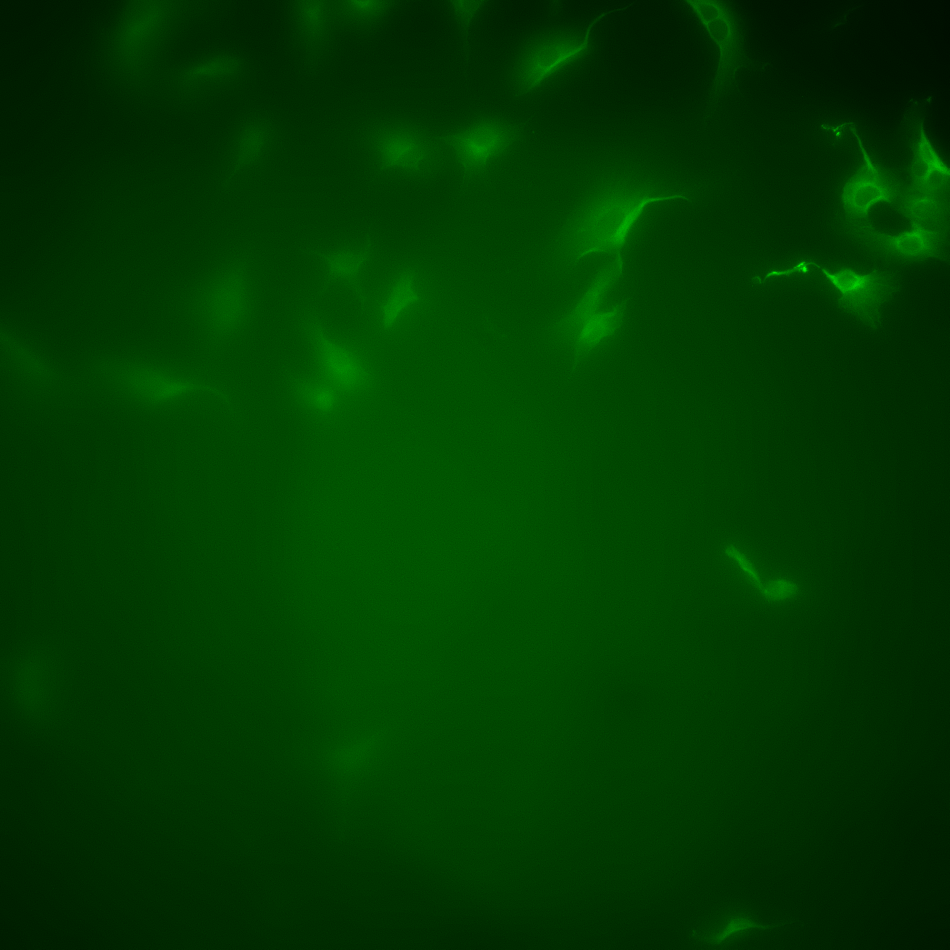
#> input picture last_composite_img.tiff, 1899 x 1899 px (shown at 1/2 size); its folder holds only this picture in this run
$ python -i image_stitcher.py   (imports and definitions only)
#> lines starting #> are read from the running program, lines starting #| are printed output that depends on the picture; after the words box and inside, x2 and y2 are one past the last pixel; in counts of white or black regions, pixels touching at a corner belong together
#> further down, picture is the input picture: shape (1899, 1899, 3); mean B, G, R 0, 57.5, 0
#!/usr/bin/env python3
# -*- coding: utf-8 -*-
# Copyright (c) 2023-2026 Etaluma, Inc. MIT License. See LICENSE file.
"""
Created on Jun 20 12:36:12 2022

@author: oriamir
"""

#-------------------------------------------------------------------------------
# This open source software was developed for use with Etaluma microscopes.
#
# AUTHORS:
# Ori Amir, The Earthineering Company
# Kevin Peter Hickerson, The Earthineering Company
#
# MODIFIED:
# Ocotber 5, 2023
#-------------------------------------------------------------------------------

import numpy as np
import pandas as pd
import os
import cv2
import glob
import imutils
from color_transfer import color_transfer, image_stats #use pip install color_transfer
from lvp_logger import logger

MAX_TRIES = 20 #number of tries to tolerate without any results before quiting with an error
N_RESULTS = 5 #number of times the Low algorithm is run and gets result, to select the best result
#the higher N_RESULTS the better the output, but the slower
error_codes = ["OK","ERR_NEED_MORE_IMGS","ERR_HOMOGRAPHY_EST_FAIL","ERR_CAMERA_PARAMS_ADJUST_FAIL"]


# [304 lines left out: functions image_stitcher, feature_stitcher, s_shape_stitcher, position_stitcher, match_color_space, grab_images and 2 more, not called in this run]


def zoom_frame(stitched_img):
    """
    Fixes the compsite image by removing missing information areas along the outer
    edges of the image by what amounts to zooming in a bit.

    Parameters
    ----------
    stitched_img : Numpy Array
        The composite image to be fixed.

    Returns
    -------
    stitched_img : Numpy Array
        The fixed composite image.

    """


    stitched_img = cv2.copyMakeBorder(stitched_img, 10, 10, 10, 10, cv2.BORDER_CONSTANT, (0,0,0))

    gray = cv2.cvtColor(stitched_img, cv2.COLOR_BGR2GRAY)
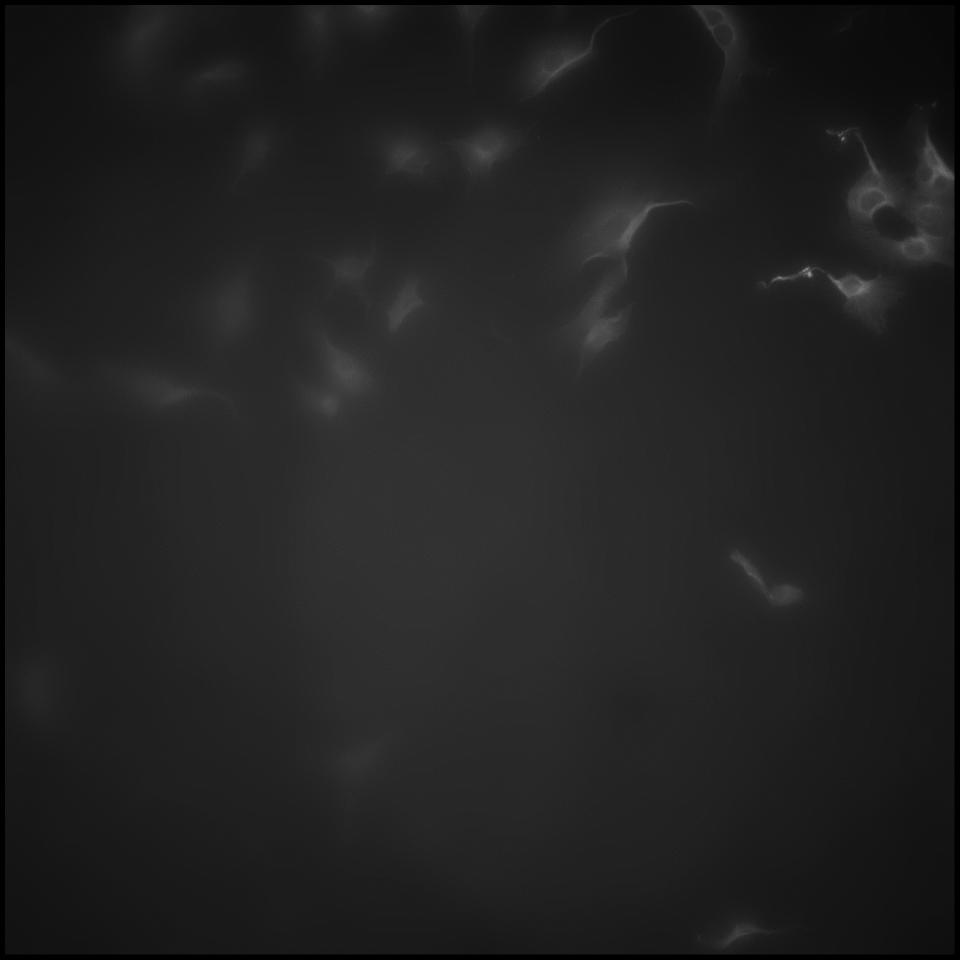
#> gray: shape (1919, 1919) (shown at 1/2 size); min 0, max 147, mean 33.1
    thresh_img = cv2.threshold(gray, 0, 255 , cv2.THRESH_BINARY)[1]
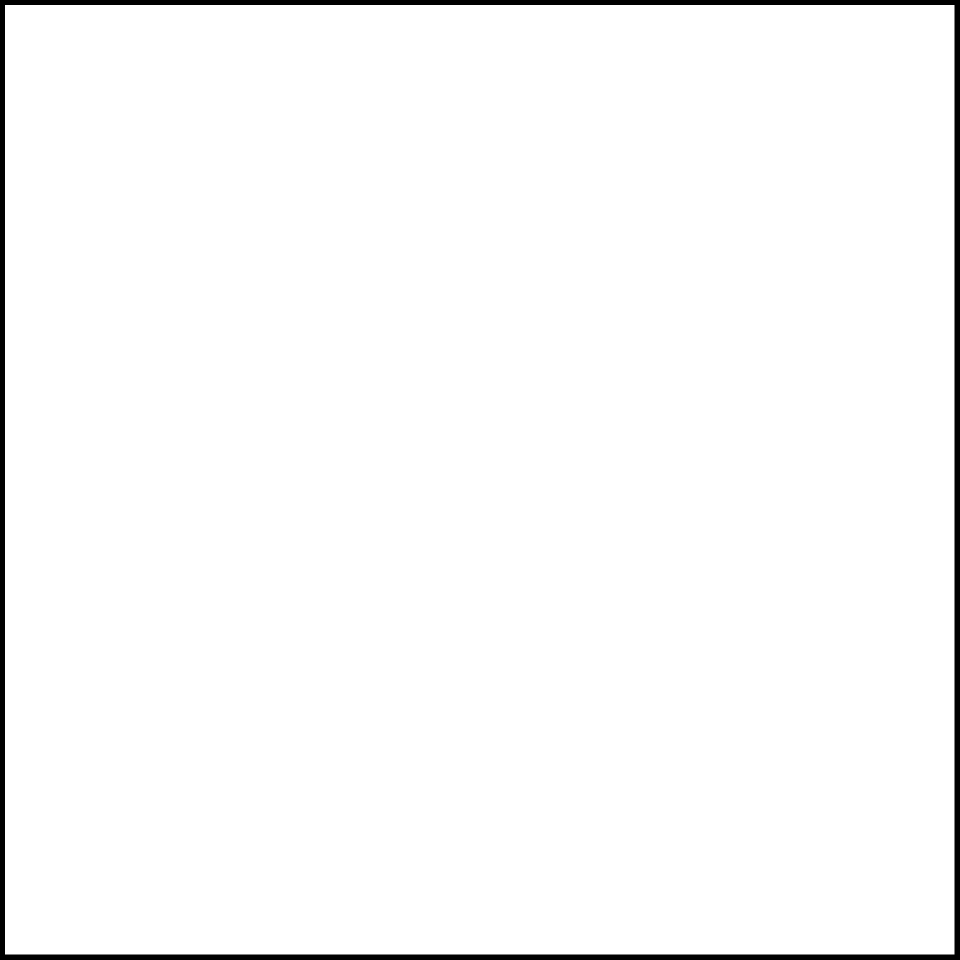
#> thresh_img: shape (1919, 1919) (shown at 1/2 size); 97.9% white; 1 black region

    contours = cv2.findContours(thresh_img.copy(), cv2.RETR_EXTERNAL, cv2.CHAIN_APPROX_SIMPLE)
#> contours = 1 contour; box (x1, y1, x2, y2) and area: (10, 10, 1909, 1909) 3602404

    contours = imutils.grab_contours(contours)
#> contours = [[[10, 10], [10, 1908], [1908, 1908], [1908, 10]]]
    areaOI = max(contours, key=cv2.contourArea)
#> areaOI = [[10, 10], [10, 1908], [1908, 1908], [1908, 10]]

    mask = np.zeros(thresh_img.shape, dtype="uint8")
    x, y, w, h = cv2.boundingRect(areaOI)
#> x = 10; y = 10; w = 1899; h = 1899
    cv2.rectangle(mask, (x,y), (x + w, y + h), 255, -1)
#> mask: shape (1919, 1919); 98% white; 1 black region, box (x1, y1, x2, y2) and area: (0, 0, 1919, 1919) 72561

    minRectangle = mask.copy()
    sub = mask.copy()

    while cv2.countNonZero(sub) > 0:
        minRectangle = cv2.erode(minRectangle, None)
        sub = cv2.subtract(minRectangle, thresh_img)
#> this loop made 1 pass


    contours = cv2.findContours(minRectangle.copy(), cv2.RETR_EXTERNAL, cv2.CHAIN_APPROX_SIMPLE)
#> contours = 1 contour; box (x1, y1, x2, y2) and area: (11, 11, 1909, 1909) 3598609

    contours = imutils.grab_contours(contours)
#> contours = [[[11, 11], [11, 1908], [1908, 1908], [1908, 11]]]
    areaOI = max(contours, key=cv2.contourArea)
#> areaOI = [[11, 11], [11, 1908], [1908, 1908], [1908, 11]]

    x, y, w, h = cv2.boundingRect(areaOI)
#> x = 11; y = 11; w = 1898; h = 1898

    stitched_img = stitched_img[y:y + h, x:x + w]
#> stitched_img: shape (1898, 1898, 3)

    return stitched_img


>>> import cv2
>>> picture = cv2.imread('last_composite_img.tiff')
>>> result = zoom_frame(picture)
